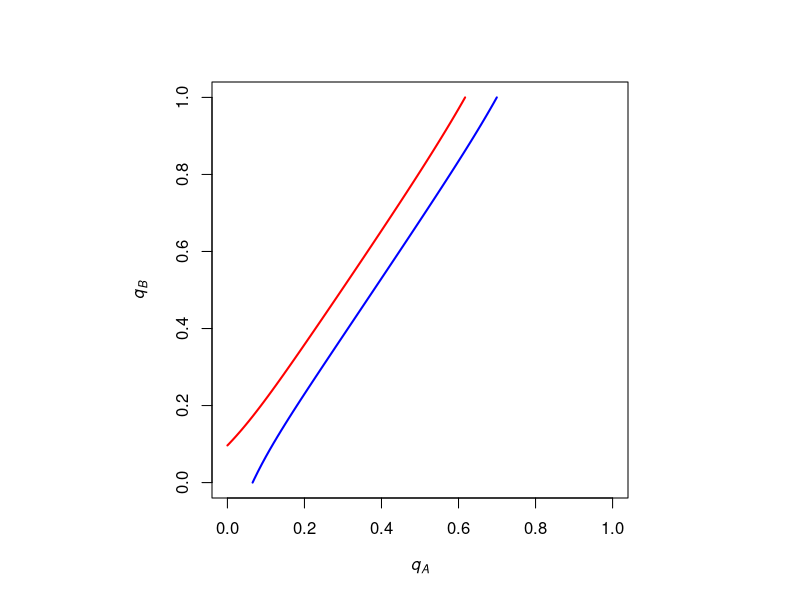

R code for this plot:
# this code creates the base visualizations used "Asymmetric Partisan Voter Turnout Games"
# it produces "indifference" curves for supporters of candidate A and candidate B based on the probabilities of different electoral outcomes

# calculates the probability that candidate A wins the election

count0 = 0
count1 = 0
count2 = 0
A_wins = function(n, pa, qa, qb) {
  pb = 1 - pa
  A = ceiling(n*pa)
  B = ceiling(n*pb)
  A_wins_conditional = function(i) {
    j = seq(from = i + 1, to = A, by = 1)
    for (val in j) {
      l = choose(A, val) * (qa ^ val) * ((1 - qa) ^ (A - val))
      count0 = count0 + l
    }
    count1 = count0*(choose(B, i) * (qb ^ i) * (1 - qb) ^ (B - i))
    print(count1)
  }
  k = seq(from = 0, to = B, by = 1)
  for (i in k) {
    m = A_wins_conditional(i)
    count2 = count2 + m
  }
  print(count2)
}

# calculates the probability that candidate B wins the election

count0 = 0
count1 = 0
count2 = 0
B_wins = function(n, pa, qa, qb) {
  pb = 1 - pa
  A = ceiling(n*pa)
  B = ceiling(n*pb)
B_wins_conditional = function(i) {
  j = seq(from = i + 1, to = B, by = 1)
  for (val in j) {
    l = choose(B, val) * (qb ^ val) * ((1 - qb) ^ (B - val))
    count0 = count0 + l
  }
  count1 = count0*(choose(A, i) * (qa ^ i) * (1 - qa) ^ (A - i))
  print(count1)
}
k = seq(from = 0, to = B - 1, by = 1)
for (i in k) {
  m = B_wins_conditional(i)
  count2 = count2 + m
}
print(count2)
}

# calculates the probability that the election results in a tie

count0 = 0
tie = function(n, pa, qa, qb) {
  pb = 1 - pa
  A = ceiling(n*pa)
  B = ceiling(n*pb)
  k = seq(from = 0, to = B, by = 1)
  for (i in k) {
    l = choose(A, i) * (qa ^ i) * ((1 - qa) ^ (A - i)) * choose(B, i) * (qb ^ i) * ((1 - qb) ^ (B - i))
    count0 = count0 + l
  }
  print(count0)
}

# calculates the indifference curve for A supporters. Parameters can be changed within the function

qa_1 = seq(from = 0, to = 1, length = 101)
qb_1 = seq(from = 0, to = 1, length = 101)
plotting_function_1 = function(qa_1, qb_1) {
  n = 10
  pa = .6
  c = 0
  answer_1 = A_wins(n, pa, qa_1, qb_1) * (1 - c * (pa - .5)) + (B_wins(n, pa, qa_1, qb_1)) * (-1) + tie(n, pa, qa_1, qb_1) * (.5)
  return(answer_1)
}
z_1 = outer(qa_1, qb_1, plotting_function_1)

# calculates the indifference curve for B supporters. Parameters can be changed within the function

qa_2 = seq(from = 0, to = 1, length = 101)
qb_2 = seq(from = 0, to = 1, length = 101)
plotting_function_2 = function(qa_2, qb_2) {
  n = 10
  pa = .6
  c = 0
  answer_2 = A_wins(n, pa, qa_2, qb_2) * (-1) + (B_wins(n, pa, qa_2, qb_2)) * (1 - c * (.5 - pa)) + tie(n, pa, qa_2, qb_2) * (.5)
  return(answer_2)
}
z_2 = outer(qa_2, qb_2, plotting_function_2)

# plots the indifference curves

par(pty="s")
contour(qa_1, qb_1, z_1, levels = c(0), xlab = expression(italic('q'[A])), ylab = expression(italic('q'[B])), col = "red", drawlabels = FALSE, lwd = 2)
contour(qa_2, qb_2, z_2, levels = c(0), add = TRUE, col = "blue", drawlabels = FALSE, lwd = 2)
